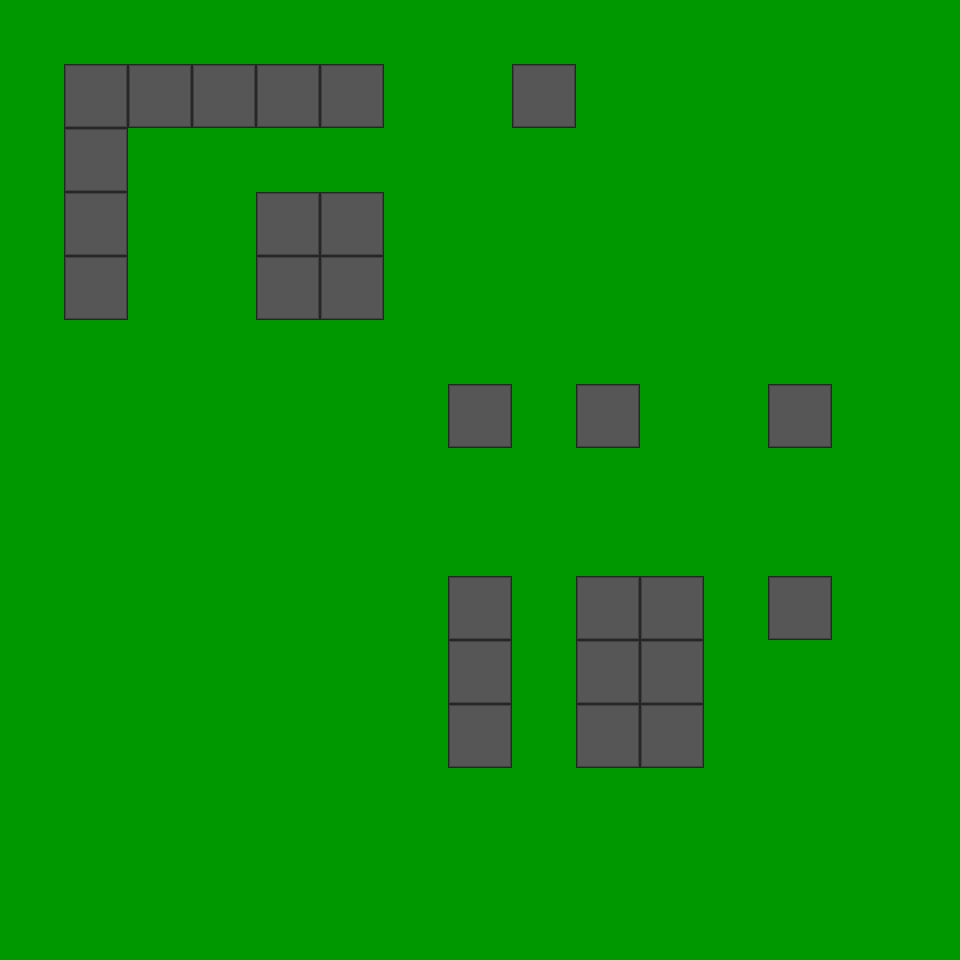

Rendered tile map (Tiled .tmx) drawn with the repository's tilesets; below, a short description and the map source with its tile grids summarised:
An orthogonal 15x15 tile map with 64x64 px tiles, 2 tile layers (background, collision).

<map version="1.0" orientation="orthogonal" width="15" height="15" tilewidth="64" tileheight="64">
 <tileset firstgid="1" name="simple_test" tilewidth="64" tileheight="64">
  <image source="../res/tilesets/simple_test.png" width="128" height="64" />
 </tileset>
 <layer name="background" width="15" height="15">
  <data>[225 cells, 225 non-empty, 1 distinct tile ids]</data>
 </layer>
 <layer name="collision" width="15" height="15">
  <data>[225 cells, 26 non-empty, 1 distinct tile ids]</data>
 </layer>
</map>
